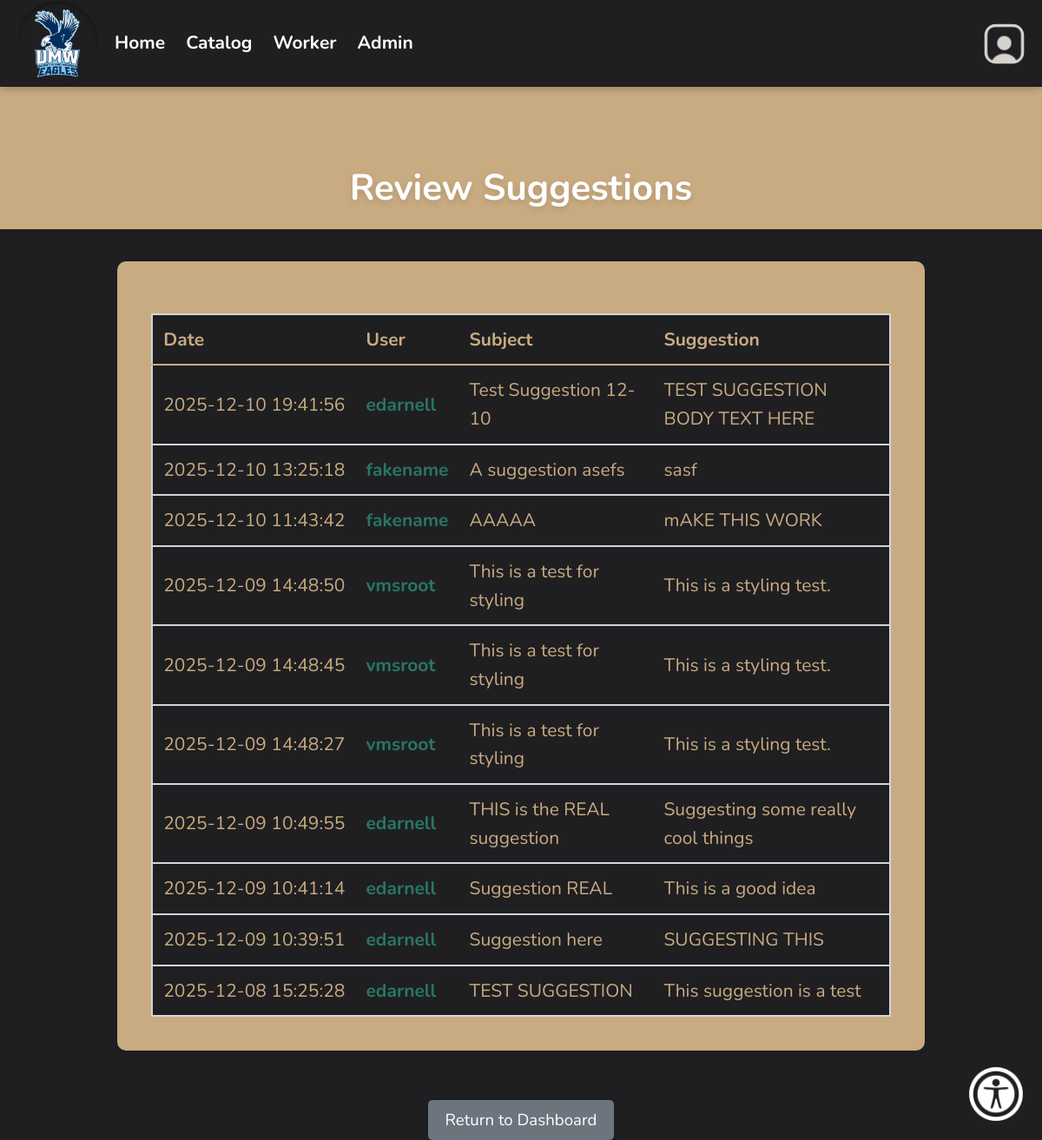
The page /viewSuggestions.php (signed in) on the database its author committed.
### tables this page shows
CREATE TABLE `dbsuggestions` (
  `id` int(11) NOT NULL,
  `user_id` varchar(256) NOT NULL,
  `title` varchar(256) NOT NULL,
  `body` text NOT NULL,
  `created_at` timestamp NOT NULL DEFAULT current_timestamp()
);

### database/dbSuggestions.php (called while the page is built, shortened)
<?php
function get_all_suggestions() {
    $con = connect();
    $query = "SELECT * FROM dbsuggestions ORDER BY created_at DESC";
    $result = mysqli_query($con, $query);
    $suggestions = [];
    if ($result) {
        while ($row = mysqli_fetch_assoc($result)) {
            $suggestions[] = $row;
        }
    }
    return $suggestions;
}
?>

### viewSuggestions.php (the view, shortened to what this page needs)
<?php
include_once "database/dbSuggestions.php";
$suggestions = get_all_suggestions();
?>
<!DOCTYPE html>
<html lang="en">
<head>
    <link href="css/normal_tw.css" rel="stylesheet">
    <?php
    require_once('header.php');
    ?>
</head>
<body>
<header class="hero-header">
    <div class="center-header">
        <h1>Review Suggestions</h1>
    </div>
</header>
<main>
    <div class="main-content-box w-[80%] p-8" style="margin: 2rem auto; background: white; border-radius: 10px; padding: 2rem; box-shadow: 0 2px 8px rgba(0,0,0,0.05);">
        <?php if (empty($suggestions)): ?>
            <p style="text-align: center; font-size: 1.2rem;">No suggestions found.</p>
        <?php else: ?>
            <table>
                <thead>
                    <tr>
                        <th>Date</th>
                        <th>User</th>
                        <th>Subject</th>
                        <th>Suggestion</th>
                    </tr>
                </thead>
                <tbody>
                    <?php foreach ($suggestions as $row): ?>
                        <tr>
                            <td style="white-space: nowrap;"><?php echo htmlspecialchars($row['created_at']); ?></td>
                            <td>
                                <a href="viewProfile.php?id=<?php echo urlencode($row['user_id']); ?>" class="user-link">
                                    <?php echo htmlspecialchars($row['user_id']); ?>
                                </a>
                            </td>
                            <td><?php echo htmlspecialchars($row['title']); ?></td>
                            <td><?php echo nl2br(htmlspecialchars($row['body'])); ?></td>
                        </tr>
                    <?php endforeach; ?>
                </tbody>
            </table>
        <?php endif; ?>
    </div>
    <div class="text-center mt-6">
        <a href="index.php" class="return-button" style="padding: 10px 20px; background-color: #6c757d; color: white; text-decoration: none; border-radius: 5px;">Return to Dashboard</a>
    </div>
</main>
</body>
</html>

### viewSuggestions.php (style rules this page uses)
table { width: 100%; border-collapse: collapse; margin-top: 20px; }
th, td { padding: 12px; border-bottom: 1px solid #ddd; text-align: left; }
th { background-color: #f2f2f2; font-weight: bold; }
.user-link { color: #297760; font-weight: bold; text-decoration: none; }
body,main { background-color: #1F1F21; }
.main-content-box { background-color: #1F1F21; }
table { background-color: #1F1F21; }
tbody td { background-color: #1F1F21 !important; color: #C9AB81 !important; border-bottom: 1px solid #C9AB81 !important; }
thead th { background-color: #1F1F21 !important; color: #C9AB81 !important; border-bottom: 2px solid #C9AB81 !important; }
tr { background-color: #1F1F21 !important; }
td, th { border-bottom: 1px solid #C9AB81 !important; }

### rows shown on the page
dbsuggestions: created_at "2025-12-10 19:41:56", user "edarnell", title "Test Suggestion 12-10", body "TEST SUGGESTION BODY TEXT HERE"
dbsuggestions: created_at "2025-12-10 13:25:18", user "fakename", title "A suggestion asefs", body "sasf"
dbsuggestions: created_at "2025-12-10 11:43:42", user "fakename", title "AAAAA", body "mAKE THIS WORK"
dbsuggestions: created_at "2025-12-09 14:48:50", user "vmsroot", title "This is a test for styling", body "This is a styling test."
dbsuggestions: created_at "2025-12-09 14:48:45", user "vmsroot", title "This is a test for styling", body "This is a styling test."
dbsuggestions: created_at "2025-12-09 14:48:27", user "vmsroot", title "This is a test for styling", body "This is a styling test."
dbsuggestions: created_at "2025-12-09 10:49:55", user "edarnell", title "THIS is the REAL suggestion", body "Suggesting some really cool things"
dbsuggestions: created_at "2025-12-09 10:41:14", user "edarnell", title "Suggestion REAL", body "This is a good idea"
dbsuggestions: created_at "2025-12-09 10:39:51", user "edarnell", title "Suggestion here", body "SUGGESTING THIS"
dbsuggestions: created_at "2025-12-08 15:25:28", user "edarnell", title "TEST SUGGESTION", body "This suggestion is a test"
